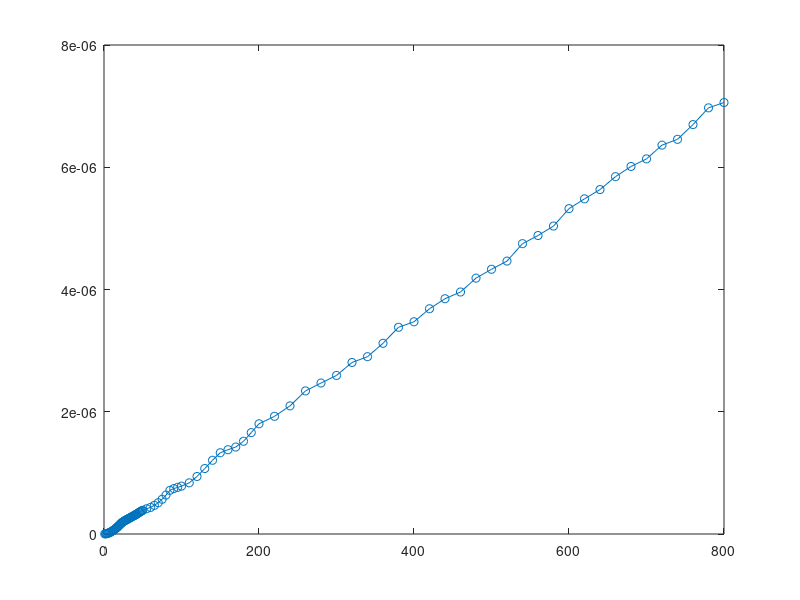
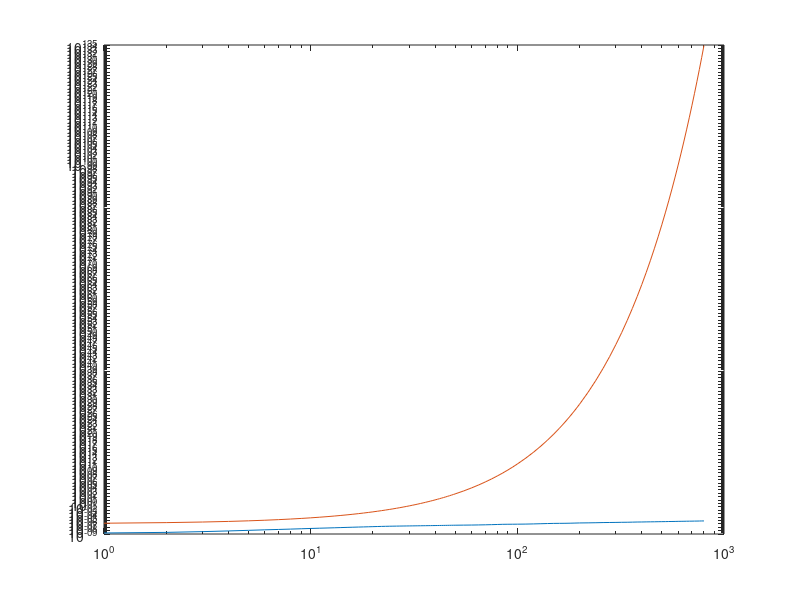

These charts were generated, in order, by the following MATLAB code: (Note: this script raises an error after producing the figures.)
M = load ( 'speed_run.txt' );
n = M(:,1);
nsol=M(:,2);
ncounts=M(:,3);
tempo=M(:,4);

%Gráfico do tempo
plot(n,tempo,'-o')
figure
loglog(n,tempo,n,1.3.^(2*n)/(10.^6), 'r')
loglog(n,tempo,n,1.5.^n/(10.^6))

% Estimativa inferior para n=800:
t800 = 1.2.^(2*800)/(10.^6)/3600/24/365 


t800 = 1.5.^800/(10.^6)/3600/24/365  % em anos


plot(n,t)
loglog(n,t)
semilogy(n,t)
figure
plot(n,log10(t));


t_log=log10(t);

N=[n(20:end) 1+0*n(20:end)];
Coefs=pinv(N)*t_log(20:end);


hold on
Ntotal=[n n*0+1];

plot(n,10.^(Ntotal*Coefs),'r')
plot(n,Ntotal*Coefs,'r')

t800_log=[800 1]*Coefs
t800=10^t800_log / 3600/24/365

A2 = load("speed_run_weaksolution.txt");
n2=A2(:,1);
t2=A2(:,4);
semilogy(n,t,n2,t2)
A3=load("speed_run.txt");
hold on
semilogy(A3(:,1),A3(:,4),'k')
hold off  